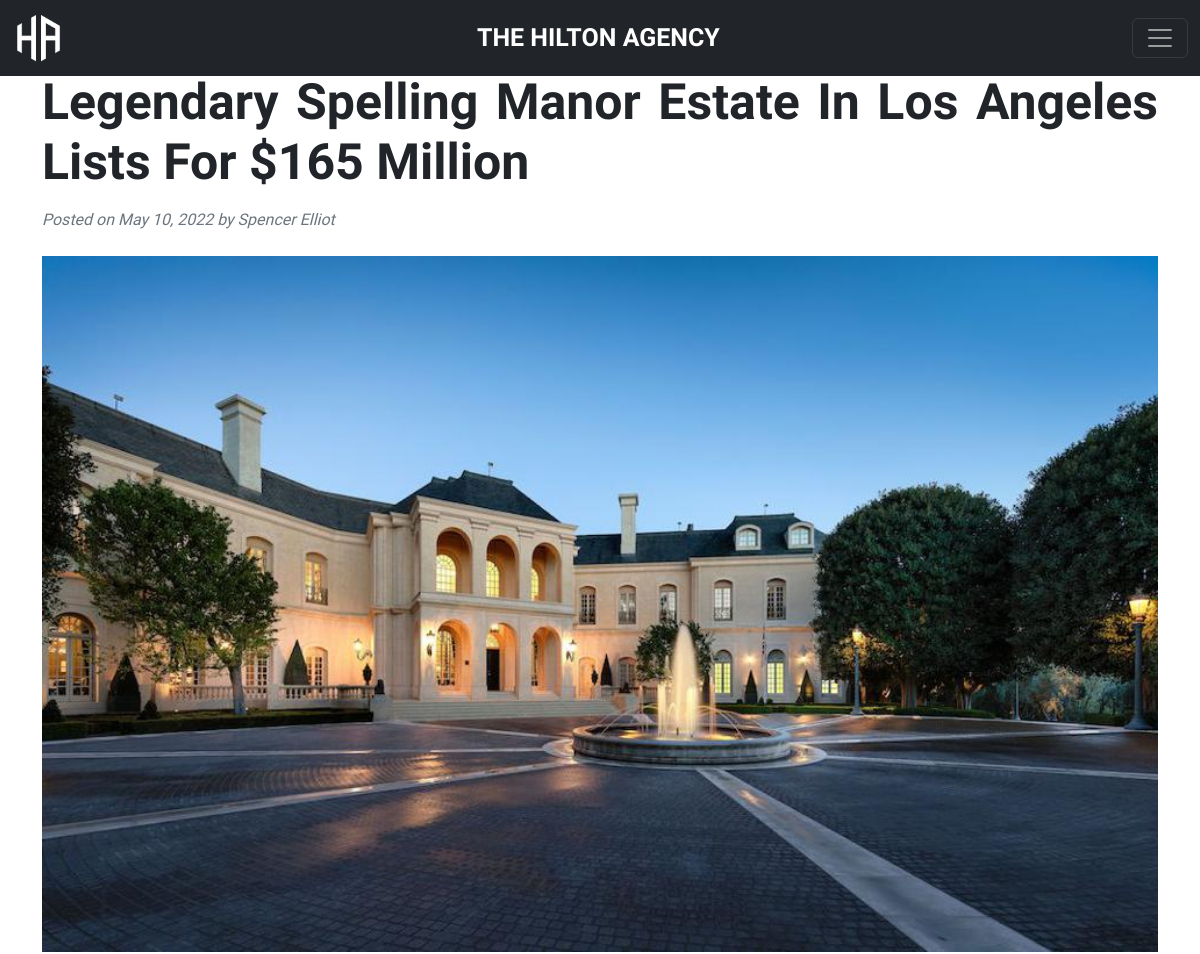
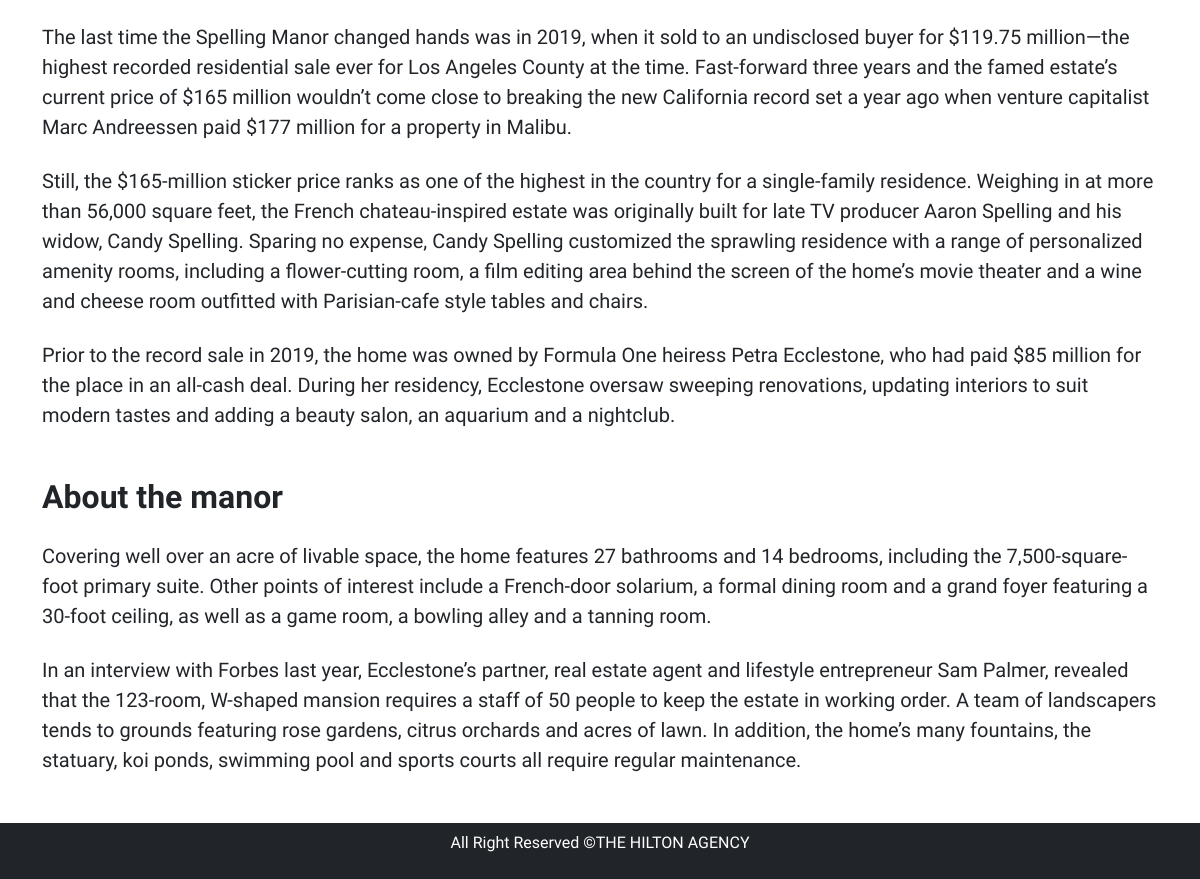
Screenshot of /blog-read-more.php?id=1 with the database file from the repository (2 pictures, top to bottom).
### tables this page shows
CREATE TABLE `blog_article` (
  `id` int(11) NOT NULL,
  `image` varchar(255) DEFAULT NULL,
  `title` varchar(255) DEFAULT NULL,
  `date` varchar(255) DEFAULT NULL,
  `description` longtext DEFAULT NULL
);

### blog-read-more.php (the view, shortened to what this page needs)
<!DOCTYPE html>
<html lang="en">
<head>
	<link href="https://cdn.jsdelivr.net/npm/bootstrap@5.2.0-beta1/dist/css/bootstrap.min.css" rel="stylesheet">
  <link rel="stylesheet" href="css/blog_article1.css?<?php echo time();?>">
</head>
<body>
  <?php include('navigation.php'); ?>
  <div class="container mt-4">
    <div class="row">
    <?php
      $blogID = $_GET['id'];
      $servername = "localhost";
      $username = "root";
      $password = "";
      $dbname = "hiltonagency";
      $conn = new mysqli($servername, $username, $password, $dbname);
      $sql = "SELECT * FROM blog_article WHERE id=$blogID";
      $result = $conn->query($sql);
      if ($result->num_rows > 0) {
        while($row = $result->fetch_assoc()) {
            echo '<div class="col-lg-12">
                    <article>
                    <header class="mb-4">
                      <h1 class="fw-bolder mb-3 my-5 ">'. $row['title'].'</h1>
                      <div class="text-muted fst-italic mb-2 ">'.$row['date'].'</div>
                    </header>
                    <figure class="mb-4"><img src="'. $row['image'].'" class="img-fluid w-100" /></figure>
                      <section class="mb-5">
                        <p class="fs-5 mb-4">'. $row['description'].'</p>
                      </section>
                    </article>
                  </div>';
        }
      } else {
        echo "0 results";
      }
    ?>
    </div>
  </div>
  <footer class="bg-dark p-2 text-center">
      <div class="container">
          <p class="text-white">All Right Reserved &copy;THE HILTON AGENCY</p>
      </div>
  </footer>
</body>
</html>

### css/blog_article1.css (style rules this page uses)
* { font-family: 'Raleway', sans-serif; }
body { background: white; }
body { top: 0px !important; }
h1 { margin-top: 60px; font-size: 50px; text-align: justify; }

### rows the page displays
blog_article: title "Legendary Spelling Manor Estate In Los Angeles Lists For $165 Million", date "Posted on May 10, 2022 by Spencer Elliot", description "The last time the Spelling Manor changed hands was in 2019, when it sold to an undisclosed buyer for $119.75 million—the highest recorded residential sale ever for Los Angeles County at the time. Fast-forward three years and the famed estate’s current price of $165 million wouldn’t come close to breaking the new California record set a year ago when venture capitalist Marc Andreessen paid $177 million for a property in Malibu. Still, the $165-million sticker price ranks as one of the highest in the country for a single-family residence. Weighing in at more than 56,000 square feet, the French chateau-inspired estate was originally built for late TV producer Aaron Spelling and his widow,…"
